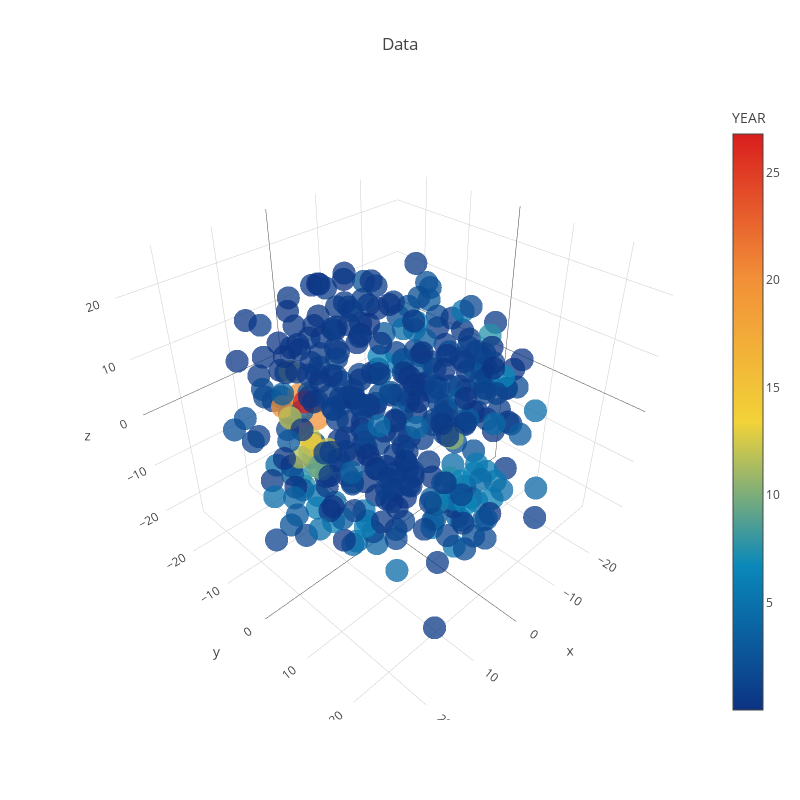

Write notebook code for a chart like this one.
### Code cell
trace1 = go.Scatter3d(
    x=tsne_results[:,0],
    y=tsne_results[:,1],
    z=tsne_results[:,2],
    mode='markers',
    marker=dict(
        sizemode='diameter',
        color = df['EBVIDTA'].values,
        colorscale = 'Portland',
        colorbar = dict(title = 'YEAR'),
        line=dict(color='rgb(255, 255, 255)'),
        opacity=0.75
    )
)

data=[trace1]
layout=dict(height=800, width=800, title='Data')
fig=dict(data=data, layout=layout)
py.iplot(fig, filename='3DBubble')

### Figure 1 — Plotly figure (JSON) as saved in the notebook; plotly's stock layout.template omitted (floating-point values rounded to 4 significant figures; data arrays with more than 128 entries replaced by an {"elided": "..."} marker saying what was removed)
{"data": [{"marker": {"color": {"elided": "367 float values"}, "colorbar": {"title": "YEAR"}, "colorscale": "Portland", "line": {"color": "rgb(255, 255, 255)"}, "opacity": 0.75, "sizemode": "diameter"}, "mode": "markers", "type": "scatter3d", "x": {"elided": "367 float values"}, "y": {"elided": "367 float values"}, "z": {"elided": "367 float values"}}], "layout": {"height": 800, "title": "Data", "width": 800}}
